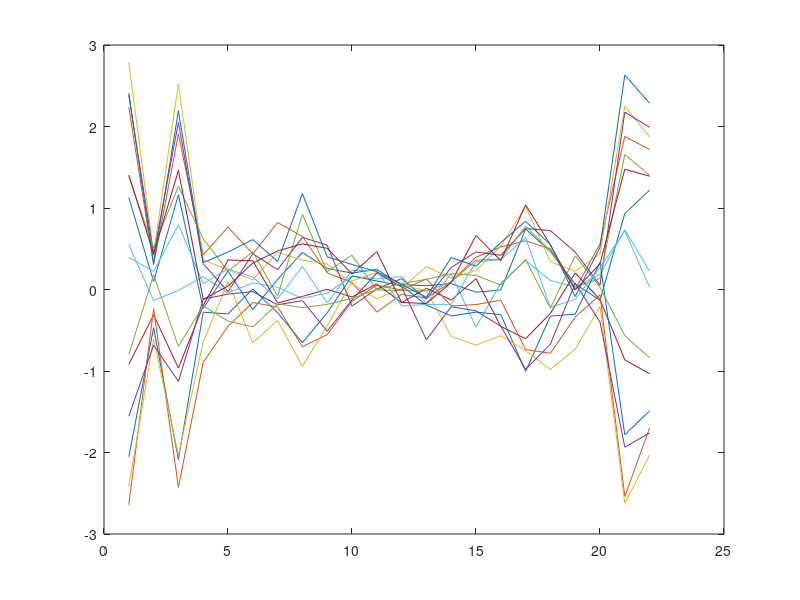

Recreate this plot in MATLAB. (Note: this script raises an error after producing the figure.)
% 
clear;

forwardModel = importdata('model/mBrainLeadfield.mat');

% model.noiseMean = 0; model.sigma = 0.2; % Noise std deviation
% model.beta = (1/model.sigma.^2);
% s = RandStream('mt19937ar','Seed',2);
% s = RandStream('mt19937ar','Seed','shuffle');
% RandStream.setGlobalStream(s);

reducedSize=768;
A = forwardModel(:,1:reducedSize);

model.alpha = 2;

timeSteps=15;  %20;    

numSamples = size(A,1);     % The number og sensors corresponds to sample size..
% numSensors = size(A,1);   % The number og sensors corresponds to sample size..

numFuncs = size(A,2);
numActiveFuncs=32;

activeIndexes = unique(int16(unifrnd(1,reducedSize, [1 numActiveFuncs])));
% activeIndexes = 2;1:numFuncs;
% activeIndexes = [4 8];

model.w = zeros(numFuncs,1);
model.w(activeIndexes) = normrnd(0,sqrt(1/model.alpha), [1 size(activeIndexes)]);

x=model.w*sin((1:timeSteps)*0.5);
% x(activeIndexes) = sin((1:timeSteps)*0.5);

% x(1)=0;
% x=[1:10]';
% x=sin((1:timeSteps)*0.5);

% y = zeros(numSamples,timeSteps);
% Phi = zeros(numSamples,timeSteps);


% y=0;
% y=[];

% for i=1:numSamples % = numSensors = 22
%     y(i) = A(i,:)*(model.w.*x);
% end
% y = A*(model.w.*x);
%%
y = A*x;

Phi = zeros(numSamples, numFuncs, timeSteps);
for t=1:timeSteps
    for i=1:numSamples
        Phi(i,:,t) = A(i,:).*x(:,t)';
    end
end

% surf(y)
% %%
% for i=activeIndexes
% %     offset=randn;
% %     scale=2;
%     for t=1:timeSteps
% %         x(i,t) = scale * sin(t+offset*pi);
%         x(i,t) = sin(t);
%     end
% end
% [rows, ~] = find(x);
% % plot(1:timeSteps, x(unique(rows),:) )
% clearvars 'offset' 'scale' 'i' 't' 'rows'

%% Construct sensor measurement

trueBeta=20;
noise = normrnd(0, sqrt(1/trueBeta), [size(A,1) timeSteps]);
% y = A * x + noise;
y = y + noise;

figure(1)
plot(y)

% plot(1:timeSteps, y)
% surf(y)

%% Determine sparsity 

alphaInit = eye(size(A,2));
% alpha_init(find(alpha_init)) = rand(1,size(A,2));
alphaInit(logical(eye(size(alphaInit)))) = rand(1,size(A,2));
betaInit = rand;

% Phi = A * x....   % Phi->size(22,numFuncs);

% disp('Start working on larger time windows');

Q = zeros(numFuncs, numFuncs, timeSteps);
beta = zeros(1, timeSteps);
llh = zeros(1, timeSteps);
mn = zeros(numFuncs, timeSteps);
for i = 1:timeSteps
    
    [Q(:,:,i), beta(i), mn(:,i), llh(i)] = maximum_evidence_multi(alphaInit, betaInit, Phi(:,:,i), y(:,i));
%     alpha_init = Q(:,:,i);
%     beta_init = beta(i);
    disp(['Time step: ' int2str(i)]);
end

Q = mean(Q,3);

%
estimatedIndexes=find(diag(Q) ~= 1e4);

%%

% disp('True & estimated');
% disp([model.w mean(mn,2)]);

% disp('Is this estimate reconstruction correct?');
% xEstimate=((Q * A') /(1/mean(beta)*eye(size(A,1)) + A*Q*A'))*y;


disp('Does this estimate need to be normalized by amplitude of Q??');

% Qmod=Q;
% Qmod(find(Qmod == 1e4)) = 1/1e6;

xEstimate = zeros(numFuncs, timeSteps);
for i=1:timeSteps
    xEstimate(:,i) = y(:,i)'/(Q*A');
end

%%%
figure(100)
subplot(4,1,1), plot(x); title('True x');
subplot(4,1,2), plot(y); title('Forward model output');
subplot(4,1,3), plot(xEstimate); title('Reconstructed x');
subplot(4,1,4), plot(A*xEstimate); title('Reconstructed model output (noise missing)');

%%

figure(1)
surf(x), view(90,0);
figure(2)
surf(xEstimate), view(90,0);


%%
figure(3)


for i=1:4
    idx=activeIndexes(i);
    subplot(4,4,i), plot(1:timeSteps,xEstimate(idx,:));
    title('Source reconstructed signal');
    subplot(4,4,i+4), plot(1:timeSteps,x(idx,:));
    title('Simulated source signal');
end
for i=5:8
    idx=activeIndexes(i);
    subplot(4,4,4+i), plot(1:timeSteps,xEstimate(idx,:));
    title('Source reconstructed signal');
    subplot(4,4,8+i), plot(1:timeSteps,x(idx,:));
    title('Simulated source signal');
end
%%
xEstimate = y'/(A');
% x_est_alt= (A')/(y');

% figure(1)
% surf(x)
figure(2)
surf(xEstimate'), view(90,0);
% figure(3)
% surf(x_est_alt')